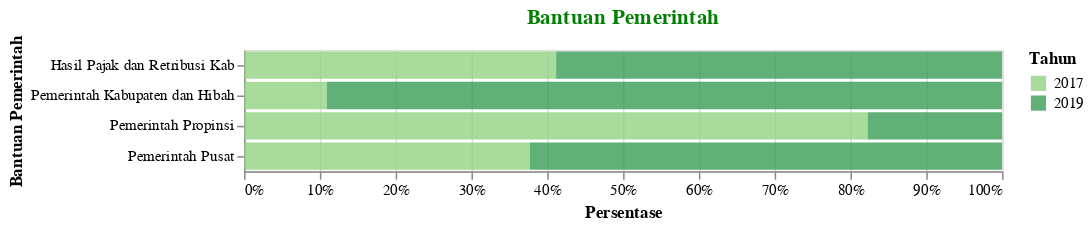

This figure's notebook cell:
### Markdown cell above
<h2>Bantuan Pemerintah</h2>

### Code cell
df_2 = data1('Bantuan Pemerintah')
df_2 = df_2.dropna()
df_2['Jumlah'] = 'Rp ' + round((df_2['N'].astype(float)/1000000),1).astype(str) + ' Juta'
plot2 = plot_1_rp(df_2,'Persentase','Bantuan Pemerintah',500,'Bantuan Pemerintah')
plot2 = plot2.configure_title(fontSize=14,color='green')
plot2

### Figure 1 — Vega-Lite specification as saved in the notebook (floating-point values rounded to 4 significant figures)
{"config": {"view": {"continuousWidth": 400, "continuousHeight": 300}, "title": {"color": "green", "fontSize": 14}}, "data": {"name": "data-8b75cc3cbe1d8b5cc9393616b6c1f001"}, "mark": {"type": "bar", "opacity": 0.8}, "encoding": {"color": {"condition": {"type": "nominal", "field": "Tahun", "scale": {"scheme": "yellowgreen"}, "selection": "selector001"}, "value": "lightgray"}, "tooltip": [{"type": "quantitative", "field": "Tahun"}, {"type": "nominal", "field": "Keterangan"}, {"type": "nominal", "field": "Jumlah"}, {"type": "nominal", "field": "Satuan"}], "x": {"type": "quantitative", "axis": {"format": ".0%"}, "field": "N", "stack": "normalize", "title": "Persentase"}, "y": {"type": "ordinal", "field": "Keterangan", "title": "Bantuan Pemerintah"}}, "selection": {"selector001": {"type": "single", "encodings": ["y", "color"]}, "selector053": {"type": "interval", "bind": "scales", "encodings": ["x", "y"]}}, "title": "Bantuan Pemerintah", "width": 500, "$schema": "https://vega.github.io/schema/vega-lite/v4.8.1.json", "datasets": {"data-8b75cc3cbe1d8b5cc9393616b6c1f001": [{"Tahun": 2017, "Kode": 6, "Data": "Bantuan Pemerintah", "Kode Kategori": 6.1, "Kategori": "Pemerintah Pusat", "Keterangan": "Pemerintah Pusat", "N": 644700000.0, "Satuan": "Rupiah", "Jumlah": "Rp 644.7 Juta"}, {"Tahun": 2017, "Kode": 6, "Data": "Bantuan Pemerintah", "Kode Kategori": 6.1, "Kategori": "Pemerintah Propinsi", "Keterangan": "Pemerintah Propinsi", "N": 255000000.0, "Satuan": "Rupiah", "Jumlah": "Rp 255.0 Juta"}, {"Tahun": 2017, "Kode": 6, "Data": "Bantuan Pemerintah", "Kode Kategori": 6.1, "Kategori": "Pemerintah Kabupaten dan Hibah", "Keterangan": "Pemerintah Kabupaten dan Hibah", "N": 151000000.0, "Satuan": "Rupiah", "Jumlah": "Rp 151.0 Juta"}, {"Tahun": 2017, "Kode": 6, "Data": "Bantuan Pemerintah", "Kode Kategori": 6.1, "Kategori": "Hasil Pajak dan Retribusi Kab", "Keterangan": "Hasil Pajak dan Retribusi Kab", "N": 18700000.0, "Satuan": "Rupiah", "Jumlah": "Rp 18.7 Juta"}, {"Tahun": 2019, "Kode": 6, "Data": "Bantuan Pemerintah", "Kode Kategori": 6.1, "Kategori": "Pemerintah Pusat", "Keterangan": "Pemerintah Pusat", "N": 1066000000.0, "Satuan": "Rupiah", "Jumlah": "Rp 1065.7 Juta"}, {"Tahun": 2019, "Kode": 6, "Data": "Bantuan Pemerintah", "Kode Kategori": 6.1, "Kategori": "Pemerintah Propinsi", "Keterangan": "Pemerintah Propinsi", "N": 55000000.0, "Satuan": "Rupiah", "Jumlah": "Rp 55.0 Juta"}, {"Tahun": 2019, "Kode": 6, "Data": "Bantuan Pemerintah", "Kode Kategori": 6.1, "Kategori": "Pemerintah Kabupaten dan Hibah", "Keterangan": "Pemerintah Kabupaten dan Hibah", "N": 1232000000.0, "Satuan": "Rupiah", "Jumlah": "Rp 1231.7 Juta"}, {"Tahun": 2019, "Kode": 6, "Data": "Bantuan Pemerintah", "Kode Kategori": 6.1, "Kategori": "Hasil Pajak dan Retribusi Kab", "Keterangan": "Hasil Pajak dan Retribusi Kab", "N": 26720000.0, "Satuan": "Rupiah", "Jumlah": "Rp 26.7 Juta"}]}}
